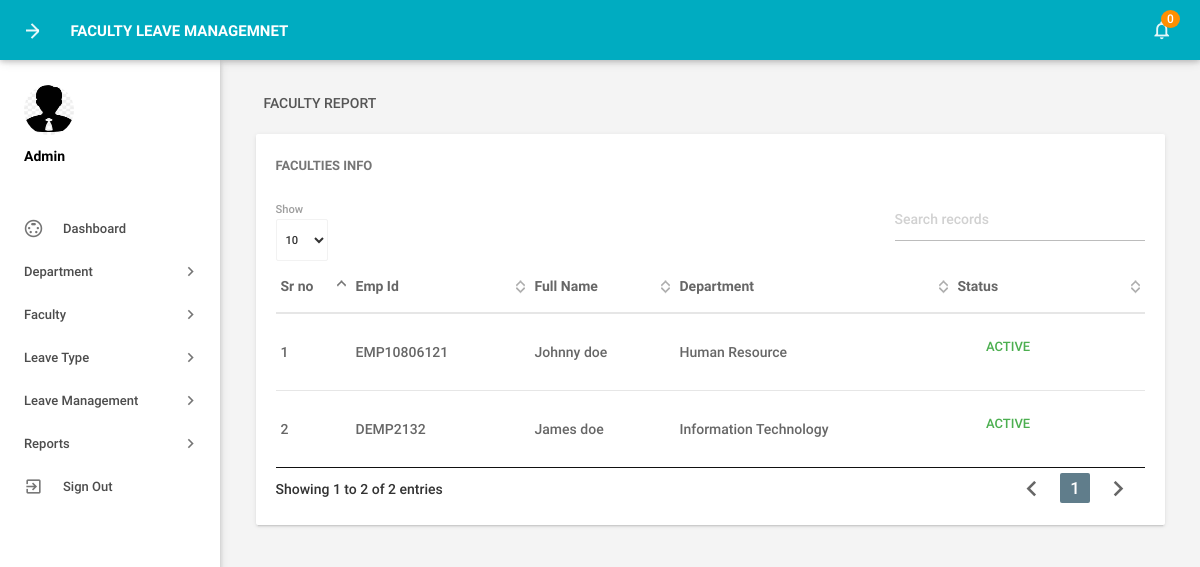
The app's page /admin/faculty_report.php (signed in) with its own data.
### tables this page shows
CREATE TABLE IF NOT EXISTS `tblemployees` (
  `id` int(11) NOT NULL,
  `EmpId` varchar(100) NOT NULL,
  `FirstName` varchar(150) NOT NULL,
  `LastName` varchar(150) NOT NULL,
  `EmailId` varchar(200) NOT NULL,
  `Password` varchar(180) NOT NULL,
  `Gender` varchar(100) NOT NULL,
  `Dob` varchar(100) NOT NULL,
  `Department` varchar(255) NOT NULL,
  `Address` varchar(255) NOT NULL,
  `City` varchar(200) NOT NULL,
  `Country` varchar(150) NOT NULL,
  `Phonenumber` char(11) NOT NULL,
  `Status` int(1) NOT NULL,
  `RegDate` timestamp NOT NULL DEFAULT CURRENT_TIMESTAMP
);

### admin/faculty_report.php (the view, shortened to what this page needs)
<?php
include('includes/config.php');
if(strlen($_SESSION['alogin'])==0)
    {
header('location:index.php');
}
else{
 ?>
<!DOCTYPE html>
<html lang="en">
    <head>
        <link type="text/css" rel="stylesheet" href="../assets/plugins/materialize/css/materialize.min.css"/>
        <link href="../assets/plugins/material-preloader/css/materialPreloader.min.css" rel="stylesheet">
        <link href="../assets/plugins/datatables/css/jquery.dataTables.min.css" rel="stylesheet">
        <link href="../assets/css/alpha.min.css" rel="stylesheet" type="text/css"/>
        <link href="../assets/css/custom.css" rel="stylesheet" type="text/css"/>
    </head>
    <body>
       <?php include('includes/header.php');?>
       <?php include('includes/sidebar.php');?>
            <main class="mn-inner">
                <div class="row">
                    <div class="col s12">
                        <div class="page-title">Faculty Report</div>
                    </div>
                    <div class="col s12 m12 l12">
                        <div class="card">
                            <div class="card-content">
                                <span class="card-title">Faculties Info</span>
                                <table id="example" class="display responsive-table ">
                                    <thead>
                                        <tr>
                                            <th>Sr no</th>
                                            <th>Emp Id</th>
                                            <th>Full Name</th>
                                            <th>Department</th>
                                             <th>Status</th>
                                        </tr>
                                    </thead>
                                    <tbody>
<?php $sql = "SELECT EmpId,FirstName,LastName,Department,Status from  tblemployees";
$query = $dbh -> prepare($sql);
$query->execute();
$results=$query->fetchAll(PDO::FETCH_OBJ);
$cnt=1;
if($query->rowCount() > 0)
{
foreach($results as $result)
{               ?>
                                        <tr>
                                            <td> <?php echo htmlentities($cnt);?></td>
                                            <td><?php echo htmlentities($result->EmpId);?></td>
                                            <td><?php echo htmlentities($result->FirstName);?>&nbsp;<?php echo htmlentities($result->LastName);?></td>
                                            <td><?php echo htmlentities($result->Department);?></td>
                                             <td><?php $stats=$result->Status;
if($stats){
                                             ?>
                                                 <a class="waves-effect waves-green btn-flat m-b-xs">Active</a>
                                                 <?php } else { ?>
                                                 <a class="waves-effect waves-red btn-flat m-b-xs">Inactive</a>
                                                 <?php } ?>
                                             </td>
                                        </tr>
                                         <?php $cnt++;} }?>
                                    </tbody>
                                </table>
                            </div>
                        </div>
                    </div>
                </div>
            </main>
        </div>
        <div class="left-sidebar-hover"></div>
    </body>
</html>
<?php } ?>

### records on screen
tblemployees: EmpId "EMP10806121", FirstName "Johnny", LastName "doe", Department "Human Resource", Status "ACTIVE"
tblemployees: EmpId "DEMP2132", FirstName "James", LastName "doe", Department "Information Technology", Status "ACTIVE"

### other values on screen
$unreadcount "0"
